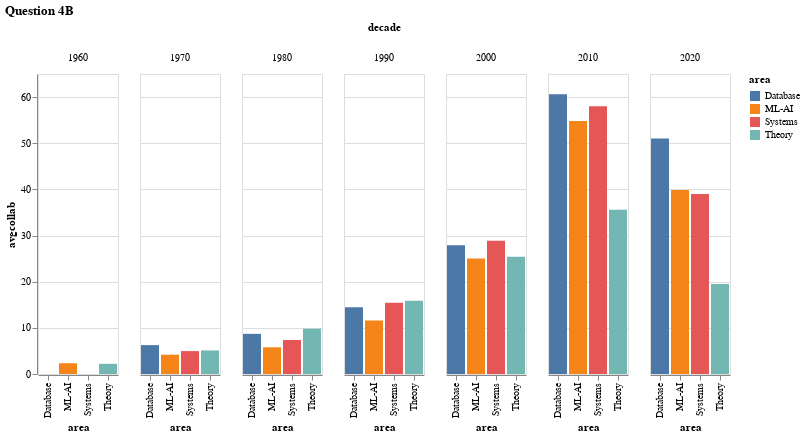

The cell this chart's notebook holds for it:
### Code cell
avg_collabs_df = sql_to_df(avg_collabs, ['decade', 'area', 'avgcollab'])
avg_collabs_df.avgcollab = pd.to_numeric(avg_collabs_df.avgcollab)


alt.Chart(avg_collabs_df, title="Question 4B").mark_bar().encode(
    x='area:O',
    y='avgcollab:Q',
    color='area:N',
    column='decade:N'
)

### Figure 1 — Vega-Lite specification as saved in the notebook (floating-point values rounded to 4 significant figures)
{"config": {"view": {"continuousWidth": 400, "continuousHeight": 300}}, "data": {"name": "data-63b66127da1e9de27300f108cf7cf4e5"}, "mark": "bar", "encoding": {"color": {"field": "area", "type": "nominal"}, "column": {"field": "decade", "type": "nominal"}, "x": {"field": "area", "type": "ordinal"}, "y": {"field": "avgcollab", "type": "quantitative"}}, "title": "Question 4B", "$schema": "https://vega.github.io/schema/vega-lite/v4.17.0.json", "datasets": {"data-63b66127da1e9de27300f108cf7cf4e5": [{"decade": 1960, "area": "Theory", "avgcollab": 2.2}, {"decade": 1960, "area": "ML-AI", "avgcollab": 2.337}, {"decade": 1970, "area": "Theory", "avgcollab": 5.103}, {"decade": 1970, "area": "Systems", "avgcollab": 4.962}, {"decade": 1970, "area": "ML-AI", "avgcollab": 4.182}, {"decade": 1970, "area": "Database", "avgcollab": 6.257}, {"decade": 1980, "area": "Theory", "avgcollab": 9.816}, {"decade": 1980, "area": "Systems", "avgcollab": 7.371}, {"decade": 1980, "area": "ML-AI", "avgcollab": 5.789}, {"decade": 1980, "area": "Database", "avgcollab": 8.703}, {"decade": 1990, "area": "Theory", "avgcollab": 15.85}, {"decade": 1990, "area": "Systems", "avgcollab": 15.46}, {"decade": 1990, "area": "ML-AI", "avgcollab": 11.58}, {"decade": 1990, "area": "Database", "avgcollab": 14.47}, {"decade": 2000, "area": "Theory", "avgcollab": 25.4}, {"decade": 2000, "area": "Systems", "avgcollab": 28.88}, {"decade": 2000, "area": "ML-AI", "avgcollab": 25.03}, {"decade": 2000, "area": "Database", "avgcollab": 27.92}, {"decade": 2010, "area": "Theory", "avgcollab": 35.6}, {"decade": 2010, "area": "Systems", "avgcollab": 58.0}, {"decade": 2010, "area": "ML-AI", "avgcollab": 54.82}, {"decade": 2010, "area": "Database", "avgcollab": 60.6}, {"decade": 2020, "area": "Theory", "avgcollab": 19.49}, {"decade": 2020, "area": "Systems", "avgcollab": 39.01}, {"decade": 2020, "area": "ML-AI", "avgcollab": 39.84}, {"decade": 2020, "area": "Database", "avgcollab": 51.0}]}}
